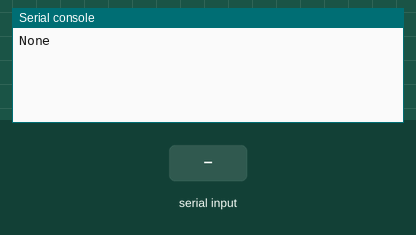
A program run on a simulated CircuitPython board. On the bench: the last lines printed to the serial console. Inputs (shaded band) come from the test bench. The modem accepts every AT command (registered, SIM ready, sends succeed) and sends nothing else.

Above: at 1.2 s.
1.3 s: "1\n" received over the second serial link
2.8 s: "0\n" received over the second serial link
At 3.6 s:
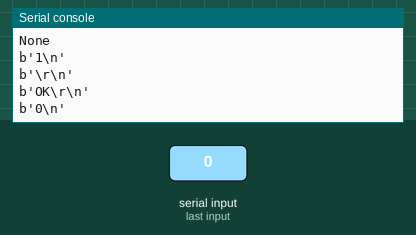
4.3 s: "2\n" received over the second serial link
At 5.6 s:
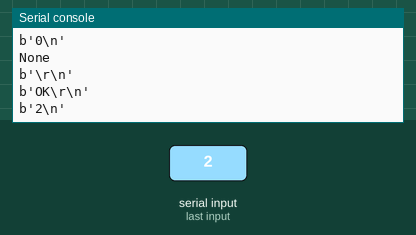

Measured:
- after the input at 2.8 s, the serial console: prints a new line at once (image 1)
- after the input at 4.3 s, the serial console: prints a new line after 0.50 s (image 2)

The program:

uart_fona_test.py
```python
import board
import busio
import digitalio
import time
import adafruit_rfm9x

uart = busio.UART(board.TX, board.RX, baudrate=9600)


while True:

    print(uart.readline())
    print(uart.readline())
    uart.write( b"AT\r")
    print(uart.readline())
    print(uart.readline())
    time.sleep(1)
```
